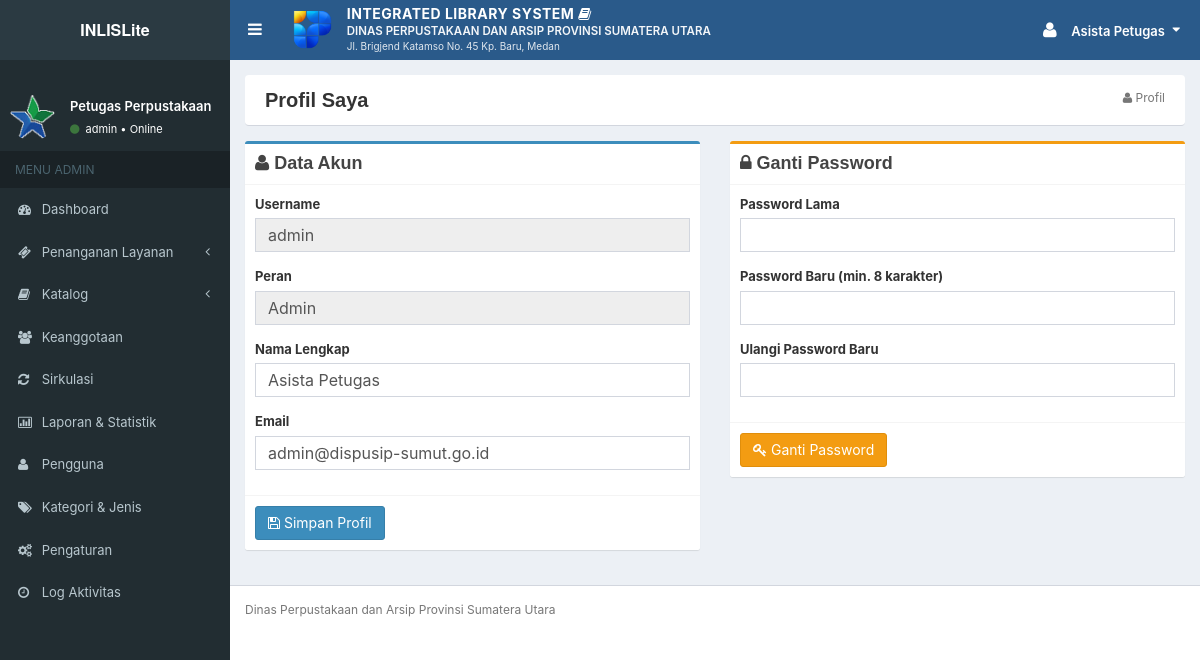
/profil.php (signed in), run on an earlier commit of the app's database.
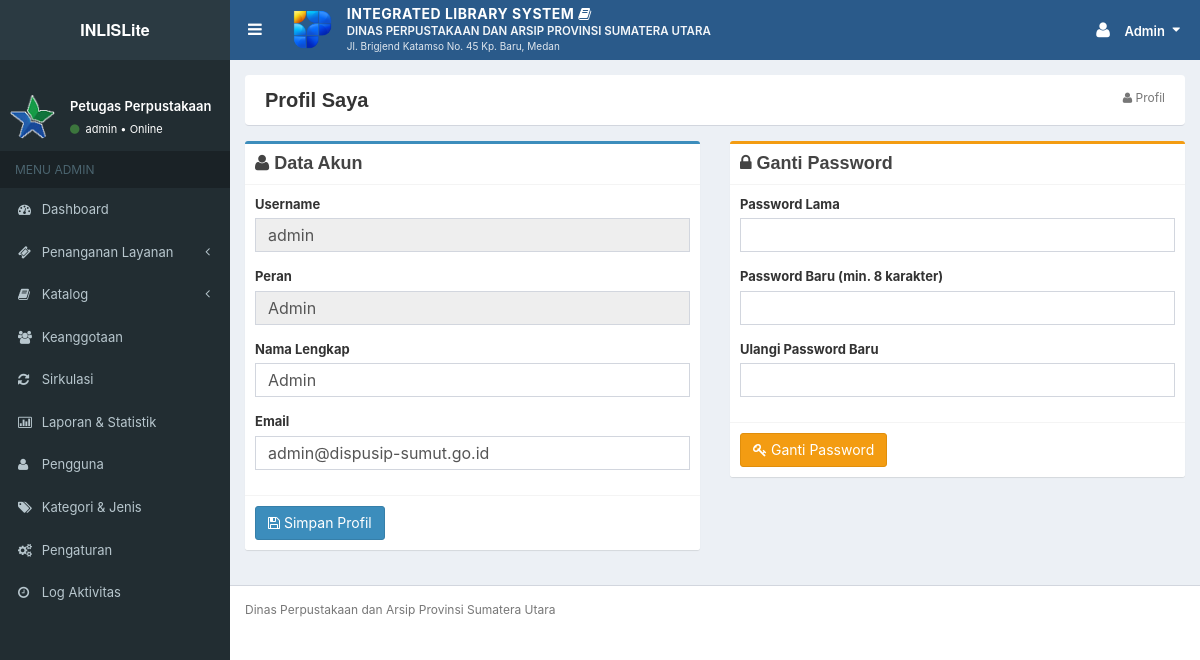
And on a later commit of the database.
### tables this page shows
CREATE TABLE `users` (
  `id_user` int(10) UNSIGNED NOT NULL,
  `nama` varchar(100) NOT NULL,
  `username` varchar(50) NOT NULL,
  `email` varchar(100) DEFAULT NULL,
  `password` varchar(255) NOT NULL COMMENT 'hash bcrypt (password_hash)',
  `peran` enum('Admin','Pemustaka','Pimpinan') NOT NULL,
  `status` enum('Aktif','Nonaktif') NOT NULL DEFAULT 'Aktif',
  `last_login` datetime DEFAULT NULL,
  `created_at` datetime NOT NULL DEFAULT current_timestamp(),
  `updated_at` datetime NOT NULL DEFAULT current_timestamp() ON UPDATE current_timestamp()
);

### app/helpers.php (called while the page is built, shortened)
<?php
function e($v): string
{
    return htmlspecialchars((string)($v ?? ''), ENT_QUOTES | ENT_SUBSTITUTE, 'UTF-8');
}
function url(string $path = ''): string
{
    return BASE_URL . '/' . ltrim($path, '/');
}
function asset(string $path): string
{
    return url('assets/' . ltrim($path, '/'));
}
function is_post(): bool
{
    return ($_SERVER['REQUEST_METHOD'] ?? 'GET') === 'POST';
}
function val(string $key, $default = ''): string
{
    return e($default);
}

### app/classes/Auth.php (called while the page is built, shortened)
<?php
final class Auth
{
    private static ?array $user = null;
    private static bool $dimuat = false;
    public static function user(): ?array
    {
        if (self::$dimuat) {
            return self::$user;
        }
        self::$dimuat = true;
        $id = $_SESSION['uid'] ?? null;
        $u = Database::row('SELECT id_user, nama, username, email, peran, status FROM users WHERE id_user = ?', [(int)$id]);
        self::$user = $u;
        return $u;
    }
    public static function peran(): ?string
    {
        $u = self::user();
        return $u ? $u['peran'] : null;
    }
    public static function beranda(?string $peran = null): string
    {
        $peran = $peran ?? self::peran();
        return match ($peran) {
            'Admin'     => 'admin/index.php',
            'Pimpinan'  => 'pimpinan/index.php',
            'Pemustaka' => 'pemustaka/index.php',
            default     => 'login.php',
        };
    }
    public static function wajib(array $peran = []): array
    {
        $u = self::user();
        return $u;
    }
}

### app/classes/Database.php (called while the page is built, shortened)
<?php
final class Database
{
    private static ?PDO $pdo = null;
    public static function pdo(): PDO
    {
        if (self::$pdo === null) {
            $c = $GLOBALS['config']['db'];
            $dsn = sprintf('mysql:host=%s;port=%d;dbname=%s;charset=%s', $c['host'], $c['port'], $c['name'], $c['charset']);
            $pdo = new PDO($dsn, $c['user'], $c['pass'], [
                PDO::ATTR_ERRMODE            => PDO::ERRMODE_EXCEPTION,
                PDO::ATTR_DEFAULT_FETCH_MODE => PDO::FETCH_ASSOC,
                PDO::ATTR_EMULATE_PREPARES   => false,
            ]);
            $offset = (new DateTime('now'))->format('P');
            $pdo->exec("SET time_zone = '" . $offset . "'");
            self::$pdo = $pdo;
        }
        return self::$pdo;
    }
    public static function row(string $sql, array $params = []): ?array
    {
        $st = self::pdo()->prepare($sql);
        $st->execute($params);
        $r = $st->fetch();
        return $r === false ? null : $r;
    }
}

### app/bootstrap.php (called while the page is built, shortened)
<?php
spl_autoload_register(function (string $class): void {
    $file = APP_ROOT . '/app/classes/' . $class . '.php';
});
require APP_ROOT . '/app/helpers.php';

### app/classes/Pengguna.php (called while the page is built, shortened)
<?php
final class Pengguna
{
    public static function cari(int $id): ?array
    {
        return Database::row(
            'SELECT u.*, a.id_anggota, a.nomor_anggota FROM users u LEFT JOIN anggota a ON a.id_user = u.id_user WHERE u.id_user = ?',
            [$id]
        );
    }
}

### profil.php (the view, shortened to what the changed rows need)
<?php
require __DIR__ . '/app/bootstrap.php';
require APP_ROOT . '/app/views/layout.php';
$user = Auth::wajib();
$errProfil = [];
$p = Pengguna::cari((int)$user['id_user']);
tampil_header('Profil Saya', '', ['ikon' => 'user', 'crumb' => 'Profil']);
?>
<div class="row">
    <div class="col-md-6">
        <div class="box box-primary">
            <form method="post" action="<?= e(url('profil.php')) ?>">
                <div class="box-body">
                    <div class="form-group"><label>Username</label><input class="form-control" value="<?= e($p['username']) ?>" readonly></div>
                    <div class="form-group"><label>Peran</label><input class="form-control" value="<?= e($p['peran']) ?>" readonly></div>
                    <div class="form-group <?= isset($errProfil['nama']) ? 'has-error' : '' ?>">
                        <label>Nama Lengkap</label>
                        <input class="form-control" name="nama" maxlength="100" value="<?= val('nama', $p['nama']) ?>" required>
                    </div>
                    <div class="form-group <?= isset($errProfil['email']) ? 'has-error' : '' ?>">
                        <label>Email</label>
                        <input class="form-control" type="email" name="email" maxlength="100" value="<?= val('email', $p['email'] ?? '') ?>">
                    </div>
                </div>
            </form>
        </div>
    </div>
</div>
<?php tampil_footer(); ?>

### app/views/layout.php (shortened to what the changed rows need)
<?php
function tampil_header(string $judul, string $aktif = '', array $opsi = []): void
{
    $u = Auth::user();
    $peran = $u['peran'] ?? 'Pemustaka';
    ?>
<!DOCTYPE html>
<html lang="id">
<head>
    <link href="<?= e(asset('css/bootstrap.css')) ?>" rel="stylesheet">
    <link href="<?= e(asset('css/font-awesome.min.css')) ?>" rel="stylesheet">
    <link href="<?= e(asset('css/AdminLTE.css')) ?>" rel="stylesheet">
    <link href="<?= e(asset('css/_all-skins.css')) ?>" rel="stylesheet">
    <link href="<?= e(asset('css/sweetalert.css')) ?>" rel="stylesheet">
    <link href="<?= e(asset('css/app.css')) ?>" rel="stylesheet">
</head>
<body class="skin-blue sidebar-mini">
<div class="wrapper">
    <header class="main-header no-print">
        <nav class="navbar navbar-static-top" style="background-color:#2a5a8a;min-height:60px;">
            <div class="navbar-custom-menu">
                <ul class="nav navbar-nav" style="padding-top:5px;">
                    <li class="dropdown user user-menu">
                        <a href="#" class="dropdown-toggle" data-toggle="dropdown" style="padding-top:15px;padding-bottom:15px;" aria-label="Menu akun">
                            <i class="fa fa-user fa-lg"></i>
                            <span class="hidden-xs nama-user"><?= e($u['nama'] ?? '') ?></span>
                            <i class="fa fa-caret-down" style="margin-left:4px;"></i>
                        </a>
                    </li>
                </ul>
            </div>
        </nav>
    </header>
    <aside class="main-sidebar no-print">
        <section class="sidebar">
            <div class="user-panel">
                <div class="pull-left info">
                    <p><?= e($peran === 'Admin' ? 'Petugas Perpustakaan' : ($peran === 'Pimpinan' ? 'Pimpinan / Kepala Dinas' : 'Pemustaka')) ?></p>
                    <a href="#"><i class="fa fa-circle text-success"></i> <?= e($u['username'] ?? '') ?> &bull; Online</a>
                </div>
            </div>
        </section>
    </aside>
    <div class="content-wrapper" style="background-color:#ecf0f5;">
        <section class="content" style="padding-top:15px;">
    <?php
}
function tampil_footer(array $skrip = [], string $inline = ''): void
{
    ?>
        </section>
    </div>
</div>
</body>
</html>
    <?php
}

What changed in the data, as far as the page shows it:
changed users "Admin": nama "Asista Petugas" → "Admin"
